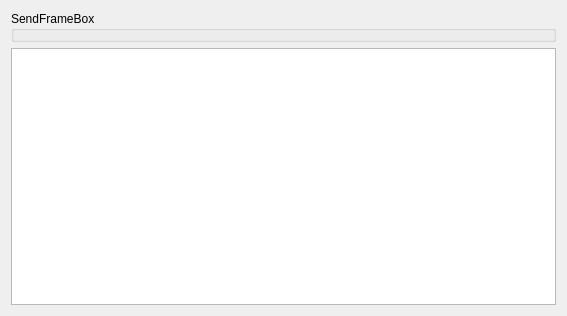
<?xml version="1.0" encoding="UTF-8"?>
<ui version="4.0">
 <class>CanCommWidget</class>
 <widget class="QWidget" name="CanCommWidget">
  <property name="geometry">
   <rect>
    <x>0</x>
    <y>0</y>
    <width>567</width>
    <height>316</height>
   </rect>
  </property>
  <property name="windowTitle">
   <string>Form</string>
  </property>
  <layout class="QVBoxLayout" name="verticalLayout">
   <item>
    <widget class="SendFrameBox" name="sendFrameBox">
     <property name="title">
      <string>SendFrameBox</string>
     </property>
    </widget>
   </item>
   <item>
    <widget class="QTextEdit" name="receivedMessagesEdit"/>
   </item>
  </layout>
 </widget>
 <customwidgets>
  <customwidget>
   <class>SendFrameBox</class>
   <extends>QGroupBox</extends>
   <header location="global">sendframebox.h</header>
   <container>1</container>
  </customwidget>
 </customwidgets>
 <resources/>
 <connections/>
</ui>
